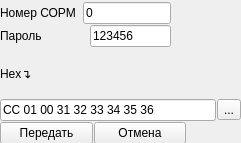
<?xml version="1.0" encoding="UTF-8"?>
<ui version="4.0">
 <class>form_command_1</class>
 <widget class="QWidget" name="form_command_1">
  <property name="geometry">
   <rect>
    <x>0</x>
    <y>0</y>
    <width>241</width>
    <height>143</height>
   </rect>
  </property>
  <property name="sizePolicy">
   <sizepolicy hsizetype="Fixed" vsizetype="Fixed">
    <horstretch>255</horstretch>
    <verstretch>162</verstretch>
   </sizepolicy>
  </property>
  <property name="minimumSize">
   <size>
    <width>0</width>
    <height>0</height>
   </size>
  </property>
  <property name="maximumSize">
   <size>
    <width>1000</width>
    <height>1000</height>
   </size>
  </property>
  <property name="baseSize">
   <size>
    <width>284</width>
    <height>162</height>
   </size>
  </property>
  <property name="windowTitle">
   <string>Запуск СОРМ</string>
  </property>
  <widget class="QWidget" name="">
   <property name="geometry">
    <rect>
     <x>0</x>
     <y>2</y>
     <width>241</width>
     <height>142</height>
    </rect>
   </property>
   <layout class="QVBoxLayout" name="verticalLayout_2">
    <property name="spacing">
     <number>1</number>
    </property>
    <item>
     <layout class="QVBoxLayout" name="verticalLayout" stretch="0,0,0,0">
      <property name="spacing">
       <number>1</number>
      </property>
      <item>
       <layout class="QHBoxLayout" name="horizontalLayout">
        <property name="spacing">
         <number>7</number>
        </property>
        <property name="rightMargin">
         <number>70</number>
        </property>
        <item>
         <widget class="QLabel" name="label">
          <property name="text">
           <string>Номер СОРМ</string>
          </property>
         </widget>
        </item>
        <item>
         <widget class="QLineEdit" name="lineEdit">
          <property name="text">
           <string>0</string>
          </property>
         </widget>
        </item>
       </layout>
      </item>
      <item>
       <layout class="QHBoxLayout" name="horizontalLayout_2">
        <property name="spacing">
         <number>48</number>
        </property>
        <property name="rightMargin">
         <number>70</number>
        </property>
        <item>
         <widget class="QLabel" name="label_2">
          <property name="text">
           <string>Пароль</string>
          </property>
         </widget>
        </item>
        <item>
         <widget class="QLineEdit" name="lineEdit_2">
          <property name="acceptDrops">
           <bool>true</bool>
          </property>
          <property name="layoutDirection">
           <enum>Qt::LeftToRight</enum>
          </property>
          <property name="text">
           <string>123456</string>
          </property>
         </widget>
        </item>
       </layout>
      </item>
      <item>
       <widget class="QLabel" name="label_3">
        <property name="text">
         <string>Hex↴</string>
        </property>
       </widget>
      </item>
      <item>
       <layout class="QHBoxLayout" name="horizontalLayout_4">
        <item>
         <widget class="QLineEdit" name="lineEdit_3">
          <property name="text">
           <string>СС 01 00 31 32 33 34 35 36</string>
          </property>
         </widget>
        </item>
        <item>
         <widget class="QToolButton" name="toolButton">
          <property name="text">
           <string>...</string>
          </property>
         </widget>
        </item>
       </layout>
      </item>
     </layout>
    </item>
    <item>
     <layout class="QHBoxLayout" name="horizontalLayout_3">
      <property name="rightMargin">
       <number>55</number>
      </property>
      <item>
       <widget class="QPushButton" name="pushButton">
        <property name="text">
         <string>Передать</string>
        </property>
       </widget>
      </item>
      <item>
       <widget class="QPushButton" name="pushButton_2">
        <property name="text">
         <string>Отмена</string>
        </property>
       </widget>
      </item>
     </layout>
    </item>
   </layout>
  </widget>
 </widget>
 <tabstops>
  <tabstop>lineEdit</tabstop>
  <tabstop>lineEdit_2</tabstop>
  <tabstop>lineEdit_3</tabstop>
  <tabstop>pushButton</tabstop>
  <tabstop>pushButton_2</tabstop>
 </tabstops>
 <resources/>
 <connections/>
</ui>
